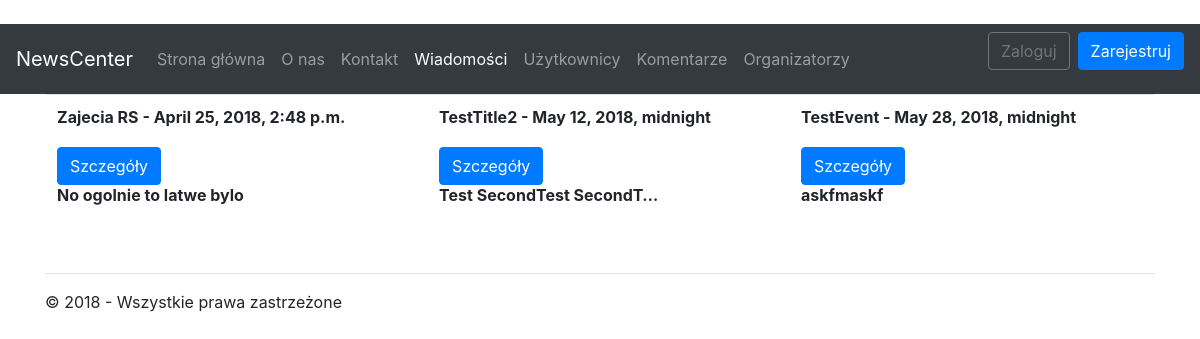
The app's page /news, older data.
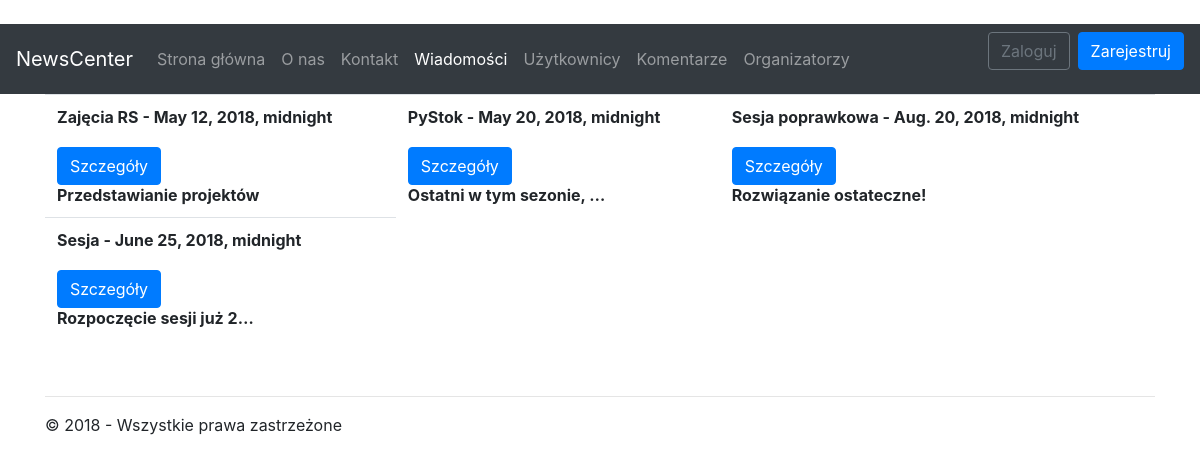
The same page, newer data.
### app/models.py (models this page shows, shortened)
class News(models.Model):
	title       = models.CharField(max_length = 32)
	date        = models.DateTimeField()
	description = models.TextField()
	address     = models.CharField(max_length = 32)
	created     = models.DateTimeField(auto_now_add=True)
	class Meta:
		verbose_name_plural = 'News'

### app/views/article.py (the view, shortened to what this page needs)
# urls.py: path(''         , app.views.default.index   , name='home'    ),
def index(request):
	assert isinstance(request, HttpRequest)
	return render(request, 'app/news/index.html',
	{
		'news': ArticleListView,
		'title': _('Wiadomości'),
		'year':datetime.now().year,
		'auth' : 'no'
	})

### app/templates/app/news/index.html (shortened to what this page needs)
{% extends "app/shared/layout.html" %}
{% block content %}
<table class="table">
	{% for i in news.querytable %}
		<tr>
			{% for j in i %}
				<th>
					{% include 'app/partial/articlepartial.html' %}
				</th>
			{% endfor %}
		</tr>
	{% endfor %}
</table>
<br/>
{% endblock %}

### app/templates/app/partial/articlepartial.html (shortened to what this page needs)
<div class="panel panel-default">
	<div class="panel-heading">
		{{ j.title }} - {{ j.date}}
	</div>
	<div class="panel-body">
		<br />
		<button onclick="window.location='{% url 'details' pk=j.id %}'" type="button" class="btn btn-primary">
			Szczegóły
		</button>
		<br />
		 {{ j.description|truncatechars:24 }}
	</div>
</div>

Row changes from the older to the newer data that the page shows:
changed News: title "Zajecia RS" → "Zajęcia RS"; date "April 25, 2018, 2:48 p.m." → "May 12, 2018, midnight"; description "No ogolnie to latwe bylo" → "Przedstawianie projektów"
changed News: title "TestTitle2" → "PyStok"; date "May 12, 2018, midnight" → "May 20, 2018, midnight"; description "Test SecondTest SecondT…" → "Ostatni w tym sezonie, …"
changed News: title "TestEvent" → "Sesja poprawkowa"; date "May 28, 2018, midnight" → "Aug. 20, 2018, midnight"; description "askfmaskf" → "Rozwiązanie ostateczne!"
added News: title "Sesja", date "June 25, 2018, midnight", description "Rozpoczęcie sesji już 2…"
